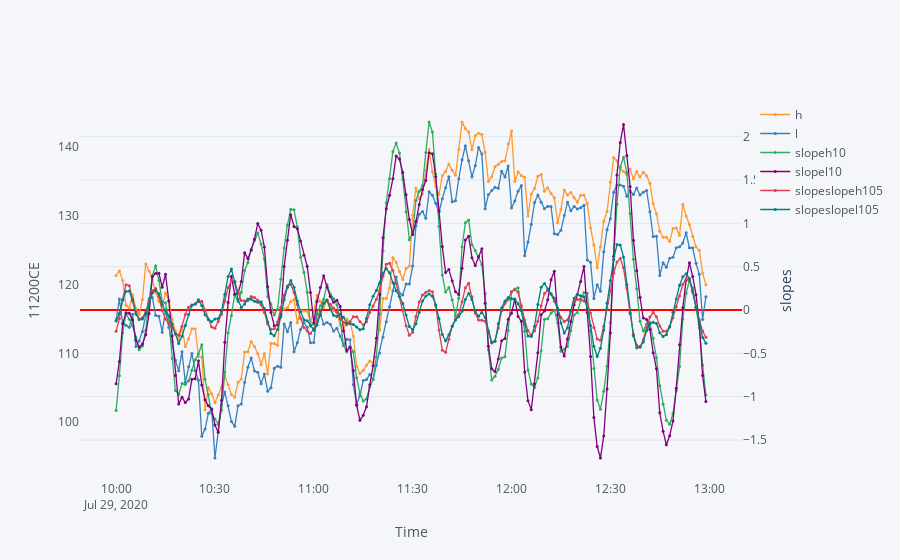

The code cell stored with this chart in its notebook:
### Code cell
fig=data[(data.index.day==29)&(data.index.hour>9)&(data.index.hour<13)].iplot(y=['h','l'],yTitle='11200CE'
            ,secondary_y=['slopeh10','slopel10','slopeslopeh105','slopeslopel105'],
            secondary_y_title='slopes',xTitle='Time',zerolinecolor='red',asFigure=True)
fig=fig.update_layout(xaxis_showgrid=False, yaxis_showgrid=False)
fig=fig.update_traces(mode='lines+markers',marker_size=3)

fig.show()

### Figure 1 — Plotly figure (JSON) as saved in the notebook; plotly's stock layout.template omitted (floating-point values rounded to 4 significant figures; data arrays with more than 128 entries replaced by an {"elided": "..."} marker saying what was removed)
{"data": [{"line": {"color": "rgba(255, 153, 51, 1.0)", "dash": "solid", "shape": "linear", "width": 1.3}, "marker": {"size": 3}, "mode": "lines+markers", "name": "h", "text": "", "type": "scatter", "x": {"elided": "180 str values"}, "y": {"elided": "180 float values"}}, {"line": {"color": "rgba(55, 128, 191, 1.0)", "dash": "solid", "shape": "linear", "width": 1.3}, "marker": {"size": 3}, "mode": "lines+markers", "name": "l", "text": "", "type": "scatter", "x": {"elided": "180 str values"}, "y": {"elided": "180 float values"}}, {"line": {"color": "rgba(50, 171, 96, 1.0)", "dash": "solid", "shape": "linear", "width": 1.3}, "marker": {"size": 3}, "mode": "lines+markers", "name": "slopeh10", "text": "", "type": "scatter", "x": {"elided": "180 str values"}, "xaxis": "x", "y": {"elided": "180 float values"}, "yaxis": "y2"}, {"line": {"color": "rgba(128, 0, 128, 1.0)", "dash": "solid", "shape": "linear", "width": 1.3}, "marker": {"size": 3}, "mode": "lines+markers", "name": "slopel10", "text": "", "type": "scatter", "x": {"elided": "180 str values"}, "xaxis": "x", "y": {"elided": "180 float values"}, "yaxis": "y2"}, {"line": {"color": "rgba(219, 64, 82, 1.0)", "dash": "solid", "shape": "linear", "width": 1.3}, "marker": {"size": 3}, "mode": "lines+markers", "name": "slopeslopeh105", "text": "", "type": "scatter", "x": {"elided": "180 str values"}, "xaxis": "x", "y": {"elided": "180 float values"}, "yaxis": "y2"}, {"line": {"color": "rgba(0, 128, 128, 1.0)", "dash": "solid", "shape": "linear", "width": 1.3}, "marker": {"size": 3}, "mode": "lines+markers", "name": "slopeslopel105", "text": "", "type": "scatter", "x": {"elided": "180 str values"}, "xaxis": "x", "y": {"elided": "180 float values"}, "yaxis": "y2"}], "layout": {"legend": {"bgcolor": "#F5F6F9", "font": {"color": "#4D5663"}}, "paper_bgcolor": "#F5F6F9", "plot_bgcolor": "#F5F6F9", "title": {"font": {"color": "#4D5663"}}, "xaxis": {"gridcolor": "#E1E5ED", "showgrid": false, "tickfont": {"color": "#4D5663"}, "title": {"font": {"color": "#4D5663"}, "text": "Time"}, "zerolinecolor": "red"}, "yaxis": {"gridcolor": "#E1E5ED", "showgrid": false, "tickfont": {"color": "#4D5663"}, "title": {"font": {"color": "#4D5663"}, "text": "11200CE"}, "zerolinecolor": "red"}, "yaxis2": {"anchor": "x", "gridcolor": "#E1E5ED", "overlaying": "y", "showgrid": true, "side": "right", "tickfont": {"color": "#4D5663"}, "title": {"text": "slopes"}, "zerolinecolor": "red"}}}
